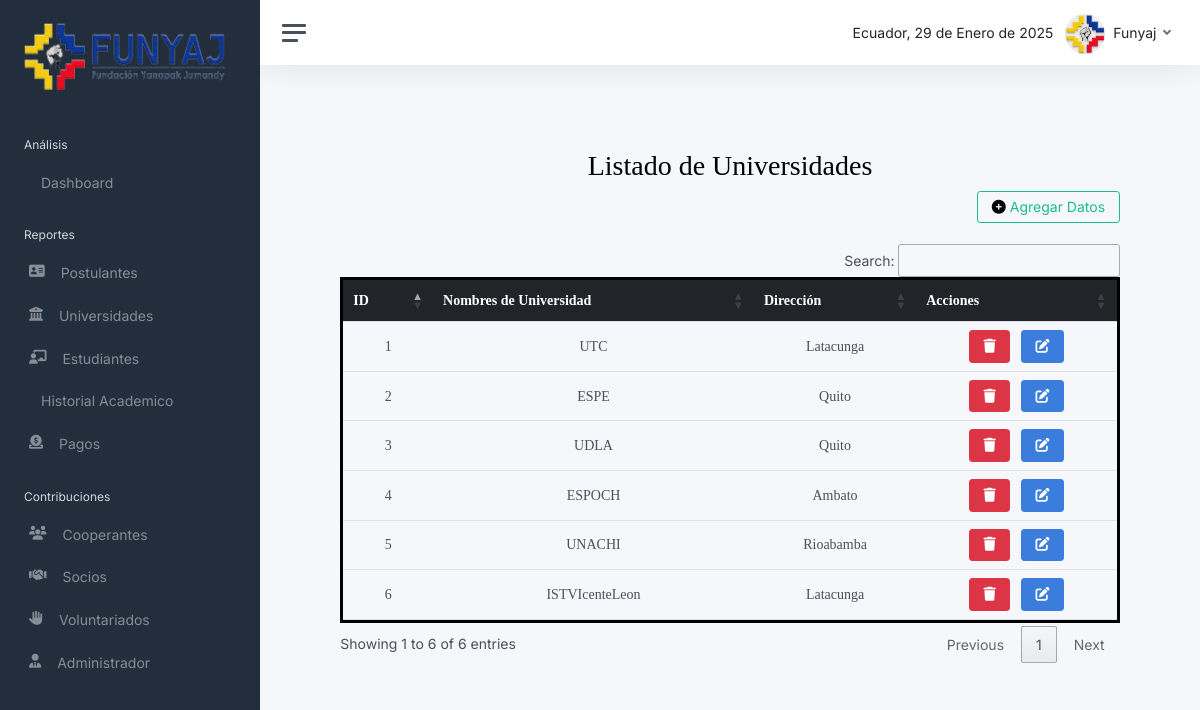
The page /listuniversidad/ on the database its author committed.
### Aplicacion/Sistema/models.py (models this page shows, shortened)
class Universidad(models.Model):
    id = models.AutoField(primary_key=True)
    nombre = models.CharField(max_length=250)
    direccion = models.CharField(max_length=250)

### Aplicacion/Sistema/views.py (the view)
# urls.py: path('listuniversidad/',views.listuniversidad, name='listuniversidad'),
def listuniversidad(request):
    universidadBdd = Universidad.objects.all()
    estudiantes_por_universidad = Estudiante.objects.values('universidad').annotate(total=Count('id'))
    universidad_estudiantes = {est['universidad']: est['total'] for est in estudiantes_por_universidad}
    return render(request, 'listuniversidad.html', {
        'universidad': universidadBdd,
        'universidad_estudiantes': universidad_estudiantes,
    })

### Aplicacion/Sistema/templates/listuniversidad.html (shortened to what this page needs)
{% extends "./administrador.html" %}
{% block contenido %}
{% load static %}
<body>
   <br><br><br><br>
   <center><h1 style="font-family: 'Times New Roman', serif;"> Listado de Universidades</h1></center>
   <div class="row">
       <div class="col-md-11 text-end">
           <a href="#" class="btn btn-outline-success" data-bs-toggle="modal" data-bs-target="#addUnivesidadModal">
               <i class="fa fa-plus-circle fa-1x"></i> Agregar Datos
           </a>
       </div>
   </div><br>
   <div class="row">
       <div class="col-md-1"></div>
       <div class="col-md-10">
           {% if universidad %}
               <table class="table custom-table" id="miTabla">
                   <thead class="table-dark">
                       <tr>
                           <th>ID</th>
                           <th>Nombres de Universidad</th>
                           <th>Dirección</th>
                           <th>Acciones</th>
                       </tr>
                   </thead>
                   <tbody>
                       {% for listuniversidad in universidad %}
                           <tr>
                               <td>{{ forloop.counter }}</td>
                               <td>{{ listuniversidad.nombre }}</td>
                               <td>{{ listuniversidad.direccion }}</td>
                               <td>
                                  <a href="javascript:void(0)" onclick="eliminarUniversidad('/eliminarUniversidad/{{ listuniversidad.id }}');" class="btn btn-danger"><i class="fa-solid fa-trash"></i></a>
                      &nbsp;&nbsp;<a href="javascript:void(0)" onclick="mostrarModalEditar({{ listuniversidad.id }}, '{{ listuniversidad.nombre }}', '{{ listuniversidad.direccion }}')" class="btn btn-primary"><i class="fa-solid fa-pen-to-square"></i></a>
                              </td>
                           </tr>
                       {% endfor %}
                   </tbody>
               </table>
           {% else %}
               <br><br><br><br><p class="text-center">Esta sección no contiene datos</p>
           {% endif %}
       </div>
   </div>
      <br>
      <br>
      <br>
      <br>
<br><br><br><br>
{% endblock %}

### Aplicacion/Sistema/templates/administrador.html (shortened to what this page needs)
{% load static %}
<!DOCTYPE html>
<html lang="es">
<head>
    <link href="https://cdn.jsdelivr.net/npm/bootstrap@5.3.2/dist/css/bootstrap.min.css" rel="stylesheet">
    <link rel="stylesheet" href="https://cdnjs.cloudflare.com/ajax/libs/izitoast/1.4.0/css/iziToast.css" />
    <link href="https://cdn.jsdelivr.net/npm/bootstrap@5.3.0-alpha1/dist/css/bootstrap.min.css" rel="stylesheet">
    <link rel="stylesheet" href="https://cdn.jsdelivr.net/npm/iziToast/dist/css/iziToast.min.css">
    <link rel="stylesheet" href="{% static 'css/principal.css' %}">
    <link rel="stylesheet" href="https://cdnjs.cloudflare.com/ajax/libs/font-awesome/6.5.1/css/all.min.css" />
    <link rel="stylesheet" href="https://cdn.jsdelivr.net/npm/sweetalert2@11.10.2/dist/sweetalert2.min.css">
    <link rel="stylesheet" href="//cdn.datatables.net/1.13.7/css/jquery.dataTables.min.css">
    <link rel="stylesheet" href="../assets/administrador/css/datatable.css">
    <link href="../assets/administrador/css/app.css" rel="stylesheet">
</head>
<body>
    <div class="wrapper">
        <nav id="sidebar" class="sidebar js-sidebar">
            <div class="sidebar-content js-simplebar">
                <a class="sidebar-brand" href="/dashboard/">
                    <img src="../assets/images/FUNYAJ/logo.png" alt="" height="75px" width="100%">
                </a>
                <ul class="sidebar-nav">
                    <li class="sidebar-header">Análisis</li>
                    <li class="sidebar-item">
                        <a class="sidebar-link" href="/dashboard/">
                             <span class="align-middle">Dashboard</span>
                        </a>
                    </li>
                    <li class="sidebar-header active">Reportes</li>
                    <li class="sidebar-item">
                        <a class="sidebar-link" href="/listpostulantes/">
                            <i class="fa-solid fa-address-card"></i> <span class="align-middle">Postulantes</span>
                        </a>
                    </li>
                    <li class="sidebar-item">
                        <a class="sidebar-link" href="/listuniversidad/">
                            <i class="fa-solid fa-building-columns"></i> <span class="align-middle">Universidades</span>
                        </a>
                    </li>
                    <li class="sidebar-item">
                        <a class="sidebar-link" href="/listestudientes/">
                            <i class="fa-sharp fa-solid fa-chalkboard-user"></i> <span class="align-middle">Estudiantes</span>
                        </a>
                    </li>
                    <li class="sidebar-item">
                        <a class="sidebar-link" href="/historialacademico/">
                             <span class="align-middle">Historial Academico</span>
                        </a>
                    </li>
                    <li class="sidebar-item">
                        <a class="sidebar-link" href="/pagos/">
                            <i class="fa-solid fa-circle-dollar-to-slot"></i> <span class="align-middle">Pagos</span>
                        </a>
                    </li>
                    <li class="sidebar-header">Contribuciones</li>
                    <li class="sidebar-item">
                        <a class="sidebar-link" href="/listcooperante/">
                            <i class="fa-solid fa-users"></i> <span class="align-middle">Cooperantes</span>
                        </a>
                    </li>
                    <li class="sidebar-item">
                        <a class="sidebar-link" href="/listsocio/">
                            <i class="fa-solid fa-handshake"></i> <span class="align-middle">Socios</span>
                        </a>
                    </li>
                    <li class="sidebar-item">
                        <a class="sidebar-link" href="/voluntariado/">
                            <i class="fa-solid fa-hand"></i> <span class="align-middle">Voluntariados</span>
                        </a>
                    </li>
                    <li class="sidebar-item">
                        <a class="sidebar-link" href="/listadmin/">
                            <i class="fa-solid fa-user-tie"></i> <span class="align-middle">Administrador</span>
                        </a>
                    </li>
                </ul>
                <br><br><br>
            </div>
        </nav>
        <div class="main">
            <nav class="navbar navbar-expand navbar-light navbar-bg">
                <a class="sidebar-toggle js-sidebar-toggle">
                    <i class="hamburger align-self-center"></i>
                </a>
                <div class="navbar-collapse collapse">
                    <ul class="navbar-nav navbar-align">
                        <li class="nav-item dropdown">
                            <a class="reloj">
                                <span class="text-dark" id="current-date"></span>
                            </a>
                            <a class="nav-link dropdown-toggle d-none d-sm-inline-block" href="#" data-bs-toggle="dropdown">
                                <img src="../assets/images/FUNYAJ/icono.png" class="avatar img-fluid rounded me-1" alt="Funyaj" /> <span class="text-dark">Funyaj</span>
                            </a>
                        </li>
                    </ul>
                </div>
            </nav>
            {% block contenido %}
            {% endblock %}
        </div>
    </div>
</body>
</html>

### F_Funyaj/assets/css/principal.css (style rules this page uses)
body { font-family: 'Overpass', sans-serif; font-weight: normal; font-size: 100%; color: #1b262c; margin: 0; background-color: #5f6769; }
h1 { margin: 0; font-size: 24px; color: #0033a0; }

### F_Funyaj/assets/administrador/css/datatable.css (style rules this page uses)
.custom-table th, .custom-table td { text-align: center; }
.custom-table { margin: 0 auto; width: 100%; }
table { border: 3px solid black !important; }
.btn-outline-success { background-color: #A3D8FF; color: black; border-color: #A3D8FF; font-weight: bold; padding: 10px 20px; transition: background-color 0.3s ease; }
.btn-outline-success .fa { color: black; }
.btn-danger { color: white; background-color: #dc3545; border-color: #dc3545; }
#miTabla { font-family: 'Times New Roman', serif !important; }
#miTabla td, #miTabla th { font-family: 'Times New Roman', serif !important; }

### rows shown on the page
Universidad: nombre "UTC", direccion "Latacunga"
Universidad: nombre "ESPE", direccion "Quito"
Universidad: nombre "UDLA", direccion "Quito"
Universidad: nombre "ESPOCH", direccion "Ambato"
Universidad: nombre "UNACHI", direccion "Rioabamba"
Universidad: nombre "ISTVIcenteLeon", direccion "Latacunga"
